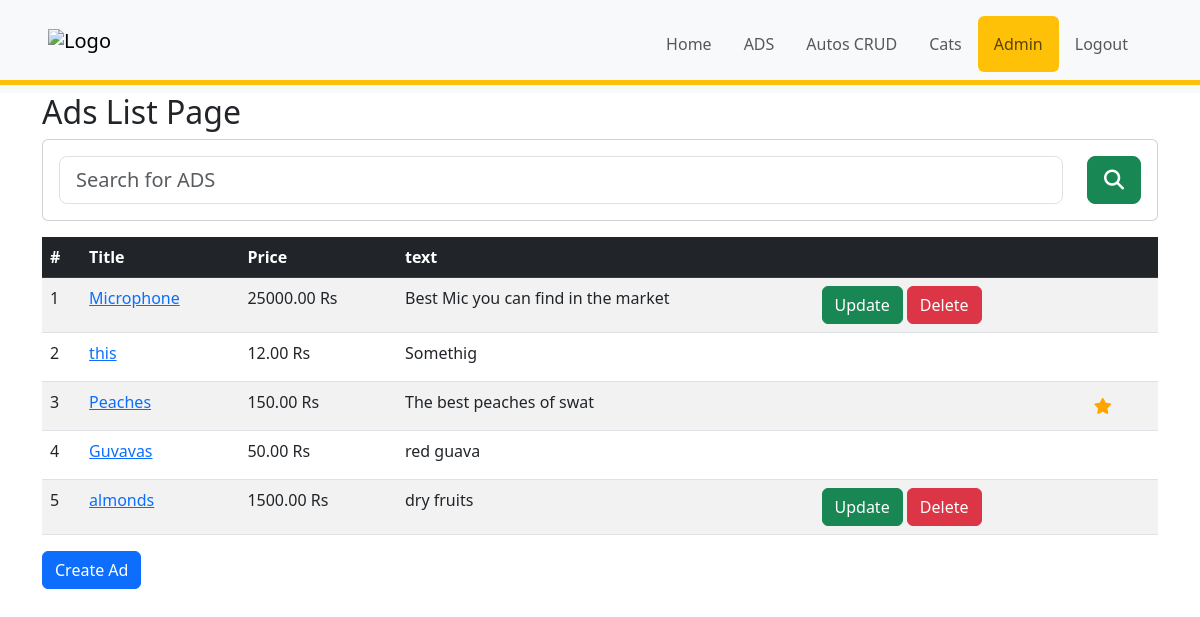
Page /ads/ (signed in) on the committed database.
### ads/models.py (models this page shows, shortened)
class Ad(models.Model):
    title = models.CharField(max_length=200, validators=[MinLengthValidator(
        2, 'ad title must be greater than 2 characters')])
    price = models.DecimalField(max_digits=7, decimal_places=2, null=True)
    text = models.TextField()
    picture = models.BinaryField(null=True, editable=True)
    content_type = models.CharField(
        max_length=256, null=True, help_text='The MIMEType of the file')
    comments = models.ManyToManyField(settings.AUTH_USER_MODEL,
                                      through='Comment', related_name='comments_owned')
    owner = models.ForeignKey(settings.AUTH_USER_MODEL,
                              on_delete=models.CASCADE)
    tags = TaggableManager()
    created_at = models.DateField(auto_now_add=True)
    updated_at = models.DateTimeField(auto_now=True)
    favorites = models.ManyToManyField(settings.AUTH_USER_MODEL,
        through='Fav', related_name='favorite_ads')

### ads/views.py (the view)
# urls.py: path('', AdListView.as_view(), name='all'),
class AdListView(LoginRequiredMixin, View):
  template_name = 'ads/ad_list.html'
  model = Ad
  def get(self, request):
    search = request.GET.get('search')
    if search:
      query = Q(title__icontains=search)
      query.add(Q(text__icontains=search), Q.OR)
      query.add(Q(price__icontains=search), Q.OR)
      query.add(Q(tags__name__in=[search]), Q.OR)
      ads = Ad.objects.filter(query).order_by('-updated_at')
    else:
      ads = Ad.objects.all().order_by('-updated_at')
    favorites = list()
    if request.user.is_authenticated:
            rows = request.user.favorite_ads.values('id')
            print(rows)
            favorites = [ row['id'] for row in rows ]
    ctx = {'ads': ads, 'favorites': favorites}
    return render(request, self.template_name, ctx)

### home/context_processors.py (called while the page is built)
def settings(request):
    return {
        'settings': django_settings,
    }

### ads/templates/ads/ad_list.html (shortened to what this page needs)
{% extends '_base.html' %} {% block content %}
<h2>Ads List Page</h2>
<form class="card card-sm mb-3" method="GET">
  <div class="card-body row  align-items-center">
      <div class="col">
          <input name="search" class="form-control form-control-lg form-control-borderless" type="search" placeholder="Search for ADS">
      </div>
      <div class="col-auto">
          <button class="btn btn-lg btn-success" type="submit"><i class="fa-solid fa-magnifying-glass"></i></button>
      </div>
  </div>
</form>
<table class="table table-striped my -3">
  <thead class="table-dark">
    <tr>
      <th scope="col">#</th>
      <th scope="col">Title</th>
      <th scope="col">Price</th>
      <th colspan="3" scope="col">text</th>
    </tr>
  </thead>
  <tbody>
    {% for ad in ads %}
    <tr class="">
      <td>{{forloop.counter}}</td>
      <td>
        <a href="{% url 'ads:ad_detail' ad.id %}">{{ ad.title }}</a>
      </td>
      <td>{{ ad.price }} Rs</td>
      <td>{{ ad.text }}</td>
      {% if ad.owner == request.user %}
      <td>
        <a class="btn btn-success" href="{% url 'ads:ad_update' ad.id %}"
          >Update</a
        >
        <a class="btn btn-danger" href="{% url 'ads:ad_delete' ad.id %}"
          >Delete</a
        >
      </td>
      {% else %}
      <td></td>
      {% endif %}
      <td>
        {% if user.is_authenticated %}
        <a href="#" onclick=
            "favAd('{% url 'ads:ad_unfavorite' ad.id %}', {{ ad.id }} );return false;"
            id="favorite_star_{{ad.id}}">
        <span class="fa-stack" style="vertical-align: middle;">
        <i class="fa fa-star fa-stack-1x" style="color: orange;"></i>
        </span>
        </a>
        <a href="#" onclick=
             "favAd('{% url 'ads:ad_favorite' ad.id %}', {{ ad.id }} );return false;"
            id="unfavorite_star_{{ad.id}}">
        <span class="fa-stack" style="vertical-align: middle;">
        </span>
        </a>
      {% endif %}
      </td>
    </tr>
    {% endfor %}
  </tbody>
</table>
<a class="btn btn-primary" href="{% url 'ads:ad_create'%}">Create Ad</a>
{% endblock %}

### rows in the picture
Ad: title "Microphone", price "25000.00", text "Best Mic you can find in the market", shows "Update"
Ad: title "this", price "12.00", text "Somethig"
Ad: title "Peaches", price "150.00", text "The best peaches of swat"
Ad: title "Guvavas", price "50.00", text "red guava"
Ad: title "almonds", price "1500.00", text "dry fruits", shows "Update"
